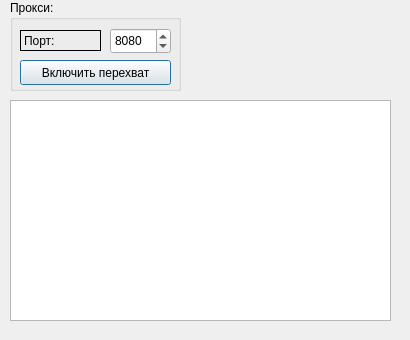
<?xml version="1.0" encoding="UTF-8"?>
<ui version="4.0">
 <class>Dialog</class>
 <widget class="QDialog" name="Dialog">
  <property name="geometry">
   <rect>
    <x>0</x>
    <y>0</y>
    <width>410</width>
    <height>340</height>
   </rect>
  </property>
  <property name="windowTitle">
   <string>Dialog</string>
  </property>
  <widget class="QTextEdit" name="textEdit">
   <property name="geometry">
    <rect>
     <x>10</x>
     <y>100</y>
     <width>381</width>
     <height>221</height>
    </rect>
   </property>
  </widget>
  <widget class="QGroupBox" name="groupBox">
   <property name="geometry">
    <rect>
     <x>10</x>
     <y>0</y>
     <width>171</width>
     <height>91</height>
    </rect>
   </property>
   <property name="title">
    <string>Прокси:</string>
   </property>
   <widget class="QPushButton" name="startIntercept">
    <property name="geometry">
     <rect>
      <x>10</x>
      <y>60</y>
      <width>151</width>
      <height>25</height>
     </rect>
    </property>
    <property name="text">
     <string>Включить перехват</string>
    </property>
    <property name="checkable">
     <bool>true</bool>
    </property>
   </widget>
   <widget class="QSpinBox" name="proxyPort">
    <property name="geometry">
     <rect>
      <x>100</x>
      <y>28</y>
      <width>61</width>
      <height>26</height>
     </rect>
    </property>
    <property name="maximum">
     <number>65536</number>
    </property>
    <property name="value">
     <number>8080</number>
    </property>
   </widget>
   <widget class="QLabel" name="label">
    <property name="geometry">
     <rect>
      <x>10</x>
      <y>30</y>
      <width>81</width>
      <height>21</height>
     </rect>
    </property>
    <property name="styleSheet">
     <string notr="true">font: 11pt &quot;Noto Sans&quot;;</string>
    </property>
    <property name="frameShape">
     <enum>QFrame::Box</enum>
    </property>
    <property name="text">
     <string>Порт:</string>
    </property>
   </widget>
  </widget>
 </widget>
 <layoutdefault spacing="6" margin="11"/>
 <resources/>
 <connections/>
</ui>
